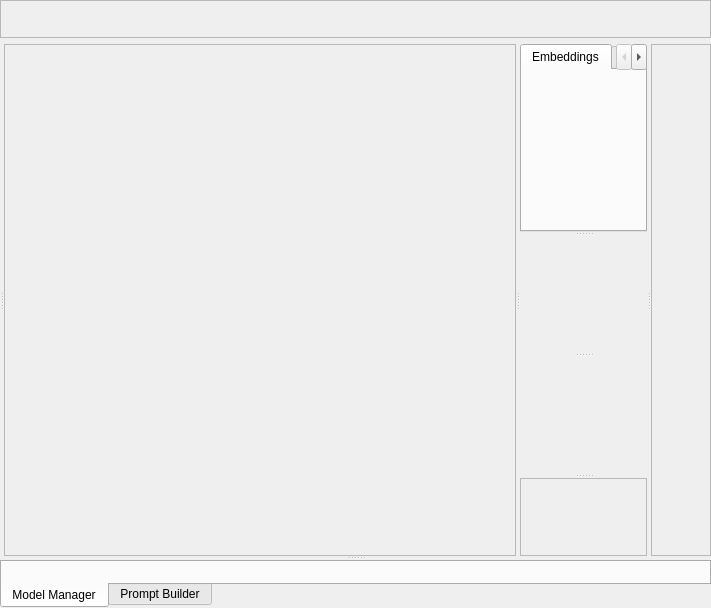
  <widget class="QWidget" name="centralwidget">
   <property name="enabled">
    <bool>true</bool>
   </property>
   <property name="sizePolicy">
    <sizepolicy hsizetype="MinimumExpanding" vsizetype="MinimumExpanding">
     <horstretch>0</horstretch>
     <verstretch>0</verstretch>
    </sizepolicy>
   </property>
   <property name="minimumSize">
    <size>
     <width>0</width>
     <height>0</height>
    </size>
   </property>
   <property name="layoutDirection">
    <enum>Qt::LeftToRight</enum>
   </property>
   <layout class="QGridLayout" name="gridLayout">
    <property name="leftMargin">
     <number>0</number>
    </property>
    <property name="topMargin">
     <number>0</number>
    </property>
    <property name="rightMargin">
     <number>0</number>
    </property>
    <property name="bottomMargin">
     <number>0</number>
    </property>
    <item row="0" column="0">
     <widget class="QFrame" name="header_widget">
      <property name="enabled">
       <bool>true</bool>
      </property>
      <property name="maximumSize">
       <size>
        <width>16777215</width>
        <height>48</height>
       </size>
      </property>
      <property name="frameShape">
       <enum>QFrame::StyledPanel</enum>
      </property>
      <property name="frameShadow">
       <enum>QFrame::Sunken</enum>
      </property>
      <layout class="QHBoxLayout" name="horizontalLayout">
       <property name="spacing">
        <number>0</number>
       </property>
       <property name="leftMargin">
        <number>0</number>
       </property>
       <property name="topMargin">
        <number>0</number>
       </property>
       <property name="rightMargin">
        <number>0</number>
       </property>
       <property name="bottomMargin">
        <number>0</number>
       </property>
       <item>
        <widget class="QPushButton" name="file_new_button">
         <property name="minimumSize">
          <size>
           <width>36</width>
           <height>36</height>
          </size>
         </property>
         <property name="maximumSize">
          <size>
           <width>24</width>
           <height>36</height>
          </size>
         </property>
         <property name="text">
          <string/>
         </property>
         <property name="icon">
          <iconset theme="document-new">
           <normaloff>.</normaloff>.</iconset>
         </property>
         <property name="iconSize">
          <size>
           <width>24</width>
           <height>24</height>
          </size>
         </property>
         <property name="flat">
          <bool>true</bool>
         </property>
        </widget>
       </item>
       <item>
        <widget class="QPushButton" name="open_button">
         <property name="minimumSize">
          <size>
           <width>36</width>
           <height>36</height>
          </size>
         </property>
         <property name="maximumSize">
          <size>
           <width>24</width>
           <height>36</height>
          </size>
         </property>
         <property name="text">
          <string/>
         </property>
         <property name="icon">
          <iconset theme="document-open">
           <normaloff>../../src/icons/034-folder.png</normaloff>../../src/icons/034-folder.png</iconset>
         </property>
         <property name="iconSize">
          <size>
           <width>24</width>
           <height>24</height>
          </size>
         </property>
         <property name="flat">
          <bool>true</bool>
         </property>
        </widget>
       </item>
       <item>
        <widget class="QPushButton" name="save_button">
         <property name="minimumSize">
          <size>
           <width>36</width>
           <height>36</height>
          </size>
         </property>
         <property name="maximumSize">
          <size>
           <width>24</width>
           <height>36</height>
          </size>
         </property>
         <property name="text">
          <string/>
         </property>
         <property name="icon">
          <iconset theme="document-save">
           <normaloff>../../src/icons/033-diskette.png</normaloff>../../src/icons/033-diskette.png</iconset>
         </property>
         <property name="iconSize">
          <size>
           <width>24</width>
           <height>24</height>
          </size>
         </property>
         <property name="flat">
          <bool>true</bool>
         </property>
        </widget>
       </item>
       <item>
        <widget class="QPushButton" name="export_button">
         <property name="minimumSize">
          <size>
           <width>36</width>
           <height>36</height>
          </size>
         </property>
         <property name="maximumSize">
          <size>
           <width>24</width>
           <height>36</height>
          </size>
         </property>
         <property name="toolTip">
          <string>Fast Export Image</string>
         </property>
         <property name="text">
          <string/>
         </property>
         <property name="icon">
          <iconset theme="document-send">
           <normaloff>../../src/icons/export.png</normaloff>../../src/icons/export.png</iconset>
         </property>
         <property name="iconSize">
          <size>
           <width>24</width>
           <height>24</height>
          </size>
         </property>
         <property name="flat">
          <bool>true</bool>
         </property>
        </widget>
       </item>
       <item>
        <widget class="QPushButton" name="undo_button">
         <property name="sizePolicy">
          <sizepolicy hsizetype="Expanding" vsizetype="Expanding">
           <horstretch>0</horstretch>
           <verstretch>0</verstretch>
          </sizepolicy>
         </property>
         <property name="minimumSize">
          <size>
           <width>36</width>
           <height>36</height>
          </size>
         </property>
         <property name="maximumSize">
          <size>
           <width>24</width>
           <height>36</height>
          </size>
         </property>
         <property name="toolTip">
          <string>Undo</string>
         </property>
         <property name="styleSheet">
          <string notr="true">border-color: rgb(61, 56, 70);</string>
         </property>
         <property name="text">
          <string/>
         </property>
         <property name="icon">
          <iconset theme="edit-undo">
           <normaloff>.</normaloff>.</iconset>
         </property>
         <property name="iconSize">
          <size>
           <width>24</width>
           <height>24</height>
          </size>
         </property>
         <property name="flat">
          <bool>true</bool>
         </property>
        </widget>
       </item>
       <item>
        <widget class="QPushButton" name="redo_button">
         <property name="sizePolicy">
          <sizepolicy hsizetype="Expanding" vsizetype="Expanding">
           <horstretch>0</horstretch>
           <verstretch>0</verstretch>
          </sizepolicy>
         </property>
         <property name="minimumSize">
          <size>
           <width>36</width>
           <height>36</height>
          </size>
         </property>
         <property name="maximumSize">
          <size>
           <width>24</width>
           <height>36</height>
          </size>
         </property>
         <property name="toolTip">
          <string>Redo</string>
         </property>
         <property name="styleSheet">
          <string notr="true">border-color: rgb(61, 56, 70);</string>
         </property>
         <property name="text">
          <string/>
         </property>
         <property name="icon">
          <iconset theme="edit-redo">
           <normaloff>../../src/icons/008-redo.png</normaloff>../../src/icons/008-redo.png</iconset>
         </property>
         <property name="iconSize">
          <size>
           <width>24</width>
           <height>24</height>
          </size>
         </property>
         <property name="flat">
          <bool>true</bool>
         </property>
        </widget>
       </item>
       <item>
        <spacer name="horizontalSpacer_2">
         <property name="minimumSize">
          <size>
           <width>0</width>
           <height>36</height>
          </size>
         </property>
         <property name="maximumSize">
          <size>
           <width>16777215</width>
           <height>36</height>
          </size>
         </property>
         <property name="orientation">
          <enum>Qt::Horizontal</enum>
         </property>
         <property name="sizeHint" stdset="0">
          <size>
           <width>40</width>
           <height>20</height>
          </size>
         </property>
        </spacer>
       </item>
       <item>
        <widget class="SliderWidget" name="width_slider_widget" native="true">
         <property name="label_text" stdset="0">
          <string>Active Grid Width</string>
         </property>
         <property name="slider_minimum" stdset="0">
          <number>64</number>
         </property>
         <property name="slider_maximum" stdset="0">
          <number>4096</number>
         </property>
         <property name="spinbox_minimum" stdset="0">
          <number>64</number>
         </property>
         <property name="spinbox_maximum" stdset="0">
          <number>4096</number>
         </property>
         <property name="slider_tick_interval" stdset="0">
          <number>64</number>
         </property>
         <property name="slider_single_step" stdset="0">
          <number>64</number>
         </property>
         <property name="slider_page_step" stdset="0">
          <number>64</number>
         </property>
         <property name="spinbox_single_step" stdset="0">
          <number>64</number>
         </property>
         <property name="spinbox_page_step" stdset="0">
          <number>64</number>
         </property>
         <property name="slider_callback" stdset="0">
          <string notr="true">size_slider_changed_callback</string>
         </property>
         <property name="settings_property" stdset="0">
          <string notr="true">working_width</string>
         </property>
         <property name="display_as_float" stdset="0">
          <bool>false</bool>
         </property>
        </widget>
       </item>
       <item>
        <widget class="SliderWidget" name="height_slider_widget" native="true">
         <property name="slider_minimum" stdset="0">
          <number>64</number>
         </property>
         <property name="slider_maximum" stdset="0">
          <number>4096</number>
         </property>
         <property name="spinbox_minimum" stdset="0">
          <number>64</number>
         </property>
         <property name="spinbox_maximum" stdset="0">
          <number>4096</number>
         </property>
         <property name="slider_tick_interval" stdset="0">
          <number>64</number>
         </property>
         <property name="slider_single_step" stdset="0">
          <number>64</number>
         </property>
         <property name="slider_page_step" stdset="0">
          <number>64</number>
         </property>
         <property name="spinbox_single_step" stdset="0">
          <number>64</number>
         </property>
         <property name="spinbox_page_step" stdset="0">
          <number>64</number>
         </property>
         <property name="label_text" stdset="0">
          <string>Active Grid Height</string>
         </property>
         <property name="slider_callback" stdset="0">
          <string notr="true">size_slider_changed_callback</string>
         </property>
         <property name="settings_property" stdset="0">
          <string>working_height</string>
         </property>
         <property name="display_as_float" stdset="0">
          <bool>false</bool>
         </property>
        </widget>
       </item>
       <item>
        <widget class="SliderWidget" name="brush_size_slider" native="true">
         <property name="slider_minimum" stdset="0">
          <number>1</number>
         </property>
         <property name="slider_maximum" stdset="0">
          <number>100</number>
         </property>
         <property name="spinbox_minimum" stdset="0">
          <number>1</number>
         </property>
         <property name="spinbox_maximum" stdset="0">
          <number>100</number>
         </property>
         <property name="slider_tick_interval" stdset="0">
          <number>1</number>
         </property>
         <property name="slider_single_step" stdset="0">
          <number>1</number>
         </property>
         <property name="slider_page_step" stdset="0">
          <number>10</number>
         </property>
         <property name="spinbox_single_step" stdset="0">
          <number>1</number>
         </property>
         <property name="spinbox_page_step" stdset="0">
          <number>10</number>
         </property>
         <property name="label_text" stdset="0">
          <string>Brush Size</string>
         </property>
         <property name="slider_callback" stdset="0">
          <string notr="true">size_slider_changed_callback</string>
         </property>
         <property name="settings_property" stdset="0">
          <string notr="true">mask_brush_size</string>
         </property>
         <property name="display_as_float" stdset="0">
          <bool>false</bool>
         </property>
        </widget>
       </item>
      </layout>
     </widget>
    </item>
    <item row="1" column="0">
     <widget class="QSplitter" name="main_splitter">
      <property name="orientation">
       <enum>Qt::Vertical</enum>
      </property>
      <widget class="QSplitter" name="content_splitter">
       <property name="orientation">
        <enum>Qt::Horizontal</enum>
       </property>
       <property name="childrenCollapsible">
        <bool>true</bool>
       </property>
       <widget class="GeneratorTabWidget" name="generator_widget" native="true"/>
       <widget class="QSplitter" name="center_splitter">
        <property name="minimumSize">
         <size>
          <width>512</width>
          <height>512</height>
         </size>
        </property>
        <property name="orientation">
         <enum>Qt::Vertical</enum>
        </property>
        <widget class="QFrame" name="canvas_frame">
         <property name="minimumSize">
          <size>
           <width>0</width>
           <height>0</height>
          </size>
         </property>
         <property name="frameShape">
          <enum>QFrame::StyledPanel</enum>
         </property>
         <property name="frameShadow">
          <enum>QFrame::Raised</enum>
         </property>
         <layout class="QGridLayout" name="gridLayout_5">
          <property name="leftMargin">
           <number>0</number>
          </property>
          <property name="topMargin">
           <number>0</number>
          </property>
          <property name="rightMargin">
           <number>0</number>
          </property>
          <property name="bottomMargin">
           <number>0</number>
          </property>
          <item row="0" column="0">
           <widget class="CanvasWidget" name="canvas_widget" native="true"/>
          </item>
         </layout>
        </widget>
       </widget>
       <widget class="QSplitter" name="right_panel_splitter">
        <property name="orientation">
         <enum>Qt::Vertical</enum>
        </property>
        <property name="childrenCollapsible">
         <bool>false</bool>
        </property>
        <widget class="QTabWidget" name="tool_tab_widget">
         <property name="currentIndex">
          <number>0</number>
         </property>
         <widget class="QWidget" name="tab_embeddings">
          <attribute name="title">
           <string>Embeddings</string>
          </attribute>
          <layout class="QGridLayout" name="gridLayout_6">
           <item row="0" column="0">
            <widget class="EmbeddingsContainerWidget" name="embeddings_container_widget" native="true"/>
           </item>
          </layout>
         </widget>
         <widget class="QWidget" name="tab_lora">
          <attribute name="title">
           <string>LoRA</string>
          </attribute>
          <layout class="QGridLayout" name="gridLayout_7">
           <item row="0" column="0">
            <widget class="LoraContainerWidget" name="lora_container_widget" native="true"/>
           </item>
          </layout>
         </widget>
         <widget class="QWidget" name="tab_pen_color">
          <attribute name="title">
           <string>Pen</string>
          </attribute>
          <layout class="QGridLayout" name="gridLayout_8">
           <item row="0" column="0">
            <widget class="BrushContainerWidget" name="brush_container_widget" native="true"/>
           </item>
          </layout>
         </widget>
        </widget>
        <widget class="DeterministicWidget" name="deterministic_panel_widget" native="true"/>
        <widget class="BatchWidget" name="batch_container_widget" native="true"/>
        <widget class="QFrame" name="frame_3">
         <property name="frameShape">
          <enum>QFrame::StyledPanel</enum>
         </property>
         <property name="frameShadow">
          <enum>QFrame::Raised</enum>
         </property>
         <layout class="QGridLayout" name="gridLayout_2">
          <item row="0" column="0">
           <widget class="LayerContainerWidget" name="layer_widget" native="true"/>
          </item>
         </layout>
        </widget>
       </widget>
       <widget class="QFrame" name="button_menu">
        <property name="minimumSize">
         <size>
          <width>60</width>
          <height>0</height>
         </size>
        </property>
        <property name="frameShape">
         <enum>QFrame::StyledPanel</enum>
        </property>
        <property name="frameShadow">
         <enum>QFrame::Raised</enum>
        </property>
        <layout class="QVBoxLayout" name="verticalLayout">
         <item>
          <widget class="QPushButton" name="toggle_active_grid_area_button">
           <property name="sizePolicy">
            <sizepolicy hsizetype="Fixed" vsizetype="Fixed">
             <horstretch>0</horstretch>
             <verstretch>0</verstretch>
            </sizepolicy>
           </property>
           <property name="minimumSize">
            <size>
             <width>35</width>
             <height>35</height>
            </size>
           </property>
           <property name="text">
            <string/>
           </property>
           <property name="icon">
            <iconset resource="../../../resources.qrc">
             <normaloff>:/icons/038-drag-light.png</normaloff>:/icons/038-drag-light.png</iconset>
           </property>
           <property name="iconSize">
            <size>
             <width>18</width>
             <height>18</height>
            </size>
           </property>
           <property name="checkable">
            <bool>true</bool>
           </property>
           <property name="flat">
            <bool>true</bool>
           </property>
          </widget>
         </item>
         <item>
          <widget class="QPushButton" name="toggle_brush_button">
           <property name="sizePolicy">
            <sizepolicy hsizetype="Fixed" vsizetype="Fixed">
             <horstretch>0</horstretch>
             <verstretch>0</verstretch>
            </sizepolicy>
           </property>
           <property name="minimumSize">
            <size>
             <width>35</width>
             <height>35</height>
            </size>
           </property>
           <property name="text">
            <string/>
           </property>
           <property name="icon">
            <iconset resource="../../../resources.qrc">
             <normaloff>:/icons/011-pencil-light.png</normaloff>:/icons/011-pencil-light.png</iconset>
           </property>
           <property name="iconSize">
            <size>
             <width>18</width>
             <height>18</height>
            </size>
           </property>
           <property name="checkable">
            <bool>true</bool>
           </property>
           <property name="flat">
            <bool>true</bool>
           </property>
          </widget>
         </item>
         <item>
          <widget class="QPushButton" name="toggle_eraser_button">
           <property name="sizePolicy">
            <sizepolicy hsizetype="Fixed" vsizetype="Fixed">
             <horstretch>0</horstretch>
             <verstretch>0</verstretch>
            </sizepolicy>
           </property>
           <property name="minimumSize">
            <size>
             <width>35</width>
             <height>35</height>
            </size>
           </property>
           <property name="text">
            <string/>
           </property>
           <property name="icon">
            <iconset resource="../../../resources.qrc">
             <normaloff>:/icons/014-eraser-light.png</normaloff>:/icons/014-eraser-light.png</iconset>
           </property>
           <property name="iconSize">
            <size>
             <width>18</width>
             <height>18</height>
            </size>
           </property>
           <property name="checkable">
            <bool>true</bool>
           </property>
           <property name="flat">
            <bool>true</bool>
           </property>
          </widget>
         </item>
         <item>
          <widget class="QPushButton" name="toggle_grid_button">
           <property name="sizePolicy">
            <sizepolicy hsizetype="Fixed" vsizetype="Fixed">
             <horstretch>0</horstretch>
             <verstretch>0</verstretch>
            </sizepolicy>
           </property>
           <property name="minimumSize">
            <size>
             <width>35</width>
             <height>35</height>
            </size>
           </property>
           <property name="text">
            <string/>
           </property>
           <property name="icon">
            <iconset resource="../../../resources.qrc">
             <normaloff>:/icons/032-pixels-light.png</normaloff>:/icons/032-pixels-light.png</iconset>
           </property>
           <property name="iconSize">
            <size>
             <width>18</width>
             <height>18</height>
            </size>
           </property>
           <property name="checkable">
            <bool>true</bool>
           </property>
           <property name="flat">
            <bool>true</bool>
           </property>
          </widget>
         </item>
         <item>
          <widget class="QPushButton" name="focus_button">
           <property name="sizePolicy">
            <sizepolicy hsizetype="Fixed" vsizetype="Fixed">
             <horstretch>0</horstretch>
             <verstretch>0</verstretch>
            </sizepolicy>
           </property>
           <property name="minimumSize">
            <size>
             <width>35</width>
             <height>35</height>
            </size>
           </property>
           <property name="text">
            <string/>
           </property>
           <property name="icon">
            <iconset resource="../../../resources.qrc">
             <normaloff>:/icons/037-focus-light.png</normaloff>:/icons/037-focus-light.png</iconset>
           </property>
           <property name="iconSize">
            <size>
             <width>18</width>
             <height>18</height>
            </size>
           </property>
           <property name="flat">
            <bool>true</bool>
           </property>
          </widget>
         </item>
         <item>
          <widget class="QPushButton" name="safety_checker_button">
           <property name="sizePolicy">
            <sizepolicy hsizetype="Fixed" vsizetype="Fixed">
             <horstretch>0</horstretch>
             <verstretch>0</verstretch>
            </sizepolicy>
           </property>
           <property name="minimumSize">
            <size>
             <width>35</width>
             <height>35</height>
            </size>
           </property>
           <property name="text">
            <string/>
           </property>
           <property name="icon">
            <iconset resource="../../../resources.qrc">
             <normaloff>:/icons/039-18-light.png</normaloff>:/icons/039-18-light.png</iconset>
           </property>
           <property name="iconSize">
            <size>
             <width>18</width>
             <height>18</height>
            </size>
           </property>
           <property name="checkable">
            <bool>true</bool>
           </property>
           <property name="flat">
            <bool>true</bool>
           </property>
          </widget>
         </item>
         <item>
          <widget class="QPushButton" name="settings_button">
           <property name="sizePolicy">
            <sizepolicy hsizetype="Fixed" vsizetype="Fixed">
             <horstretch>0</horstretch>
             <verstretch>0</verstretch>
            </sizepolicy>
           </property>
           <property name="minimumSize">
            <size>
             <width>35</width>
             <height>35</height>
            </size>
           </property>
           <property name="text">
            <string/>
           </property>
           <property name="icon">
            <iconset resource="../../../resources.qrc">
             <normaloff>:/icons/settings-light.png</normaloff>:/icons/settings-light.png</iconset>
           </property>
           <property name="iconSize">
            <size>
             <width>18</width>
             <height>18</height>
            </size>
           </property>
           <property name="flat">
            <bool>true</bool>
           </property>
          </widget>
         </item>
         <item>
          <spacer name="verticalSpacer">
           <property name="orientation">
            <enum>Qt::Vertical</enum>
           </property>
           <property name="sizeHint" stdset="0">
            <size>
             <width>20</width>
             <height>40</height>
            </size>
           </property>
          </spacer>
         </item>
        </layout>
       </widget>
      </widget>
      <widget class="QTabWidget" name="bottom_panel_tab_widget">
       <property name="tabPosition">
        <enum>QTabWidget::South</enum>
       </property>
       <property name="currentIndex">
        <number>0</number>
       </property>
       <widget class="QWidget" name="tab_3">
        <attribute name="title">
         <string>Model Manager</string>
        </attribute>
        <layout class="QGridLayout" name="gridLayout_4">
         <item row="0" column="0">
          <widget class="ModelManagerWidget" name="model_manager" native="true"/>
         </item>
        </layout>
       </widget>
       <widget class="QWidget" name="tab_4">
        <attribute name="title">
         <string>Prompt Builder</string>
        </attribute>
        <layout class="QGridLayout" name="gridLayout_3">
         <item row="0" column="0">
          <widget class="PromptBuilderWidget" name="prompt_builder" native="true"/>
         </item>
        </layout>
       </widget>
      </widget>
     </widget>
    </item>
   </layout>
  </widget>
